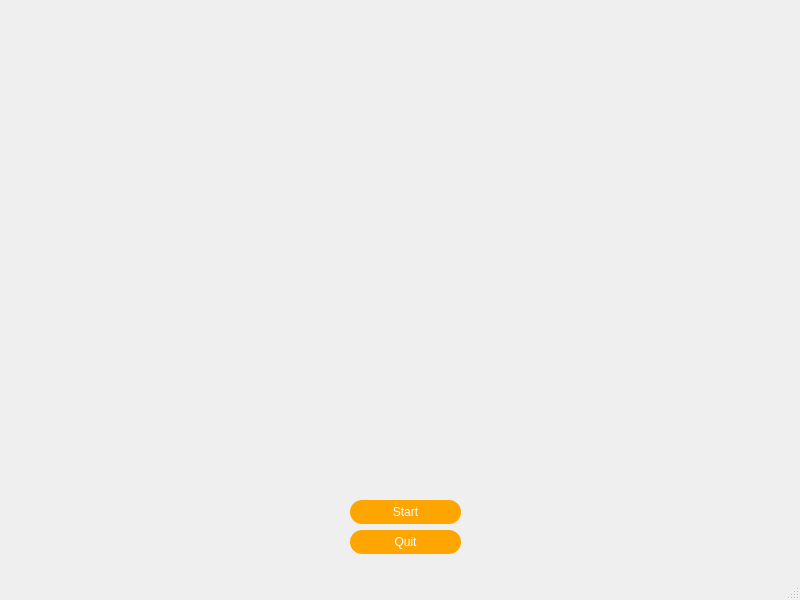
<?xml version="1.0" encoding="UTF-8"?>
<ui version="4.0">
 <class>MainWindow</class>
 <widget class="QMainWindow" name="MainWindow">
  <property name="geometry">
   <rect>
    <x>0</x>
    <y>0</y>
    <width>800</width>
    <height>600</height>
   </rect>
  </property>
  <property name="minimumSize">
   <size>
    <width>800</width>
    <height>600</height>
   </size>
  </property>
  <property name="maximumSize">
   <size>
    <width>1918</width>
    <height>1280</height>
   </size>
  </property>
  <property name="baseSize">
   <size>
    <width>0</width>
    <height>0</height>
   </size>
  </property>
  <property name="windowTitle">
   <string>Black Jack Game</string>
  </property>
  <property name="autoFillBackground">
   <bool>true</bool>
  </property>
  <property name="toolButtonStyle">
   <enum>Qt::ToolButtonTextOnly</enum>
  </property>
  <widget class="QWidget" name="centralwidget">
   <widget class="QLabel" name="imageLabel">
    <property name="geometry">
     <rect>
      <x>0</x>
      <y>0</y>
      <width>801</width>
      <height>571</height>
     </rect>
    </property>
    <property name="sizePolicy">
     <sizepolicy hsizetype="Preferred" vsizetype="Preferred">
      <horstretch>0</horstretch>
      <verstretch>0</verstretch>
     </sizepolicy>
    </property>
    <property name="minimumSize">
     <size>
      <width>100</width>
      <height>100</height>
     </size>
    </property>
    <property name="maximumSize">
     <size>
      <width>1200</width>
      <height>800</height>
     </size>
    </property>
    <property name="styleSheet">
     <string notr="true"/>
    </property>
    <property name="text">
     <string/>
    </property>
   </widget>
   <widget class="QPushButton" name="startButton">
    <property name="geometry">
     <rect>
      <x>350</x>
      <y>500</y>
      <width>111</width>
      <height>24</height>
     </rect>
    </property>
    <property name="layoutDirection">
     <enum>Qt::LeftToRight</enum>
    </property>
    <property name="styleSheet">
     <string notr="true">background-color: orange; 
color:white;
border-radius:12px;</string>
    </property>
    <property name="text">
     <string>Start</string>
    </property>
   </widget>
   <widget class="QPushButton" name="quitButton">
    <property name="geometry">
     <rect>
      <x>350</x>
      <y>530</y>
      <width>111</width>
      <height>24</height>
     </rect>
    </property>
    <property name="styleSheet">
     <string notr="true">background-color: orange; 
color:white;
border-radius:12px;</string>
    </property>
    <property name="text">
     <string>Quit</string>
    </property>
   </widget>
  </widget>
  <widget class="QStatusBar" name="statusbar"/>
  <widget class="QMenuBar" name="menubar">
   <property name="geometry">
    <rect>
     <x>0</x>
     <y>0</y>
     <width>800</width>
     <height>22</height>
    </rect>
   </property>
   <property name="defaultUp">
    <bool>false</bool>
   </property>
   <property name="nativeMenuBar">
    <bool>false</bool>
   </property>
  </widget>
  <action name="quitaction">
   <property name="checkable">
    <bool>true</bool>
   </property>
   <property name="text">
    <string>quit</string>
   </property>
  </action>
 </widget>
 <resources/>
 <connections/>
</ui>
